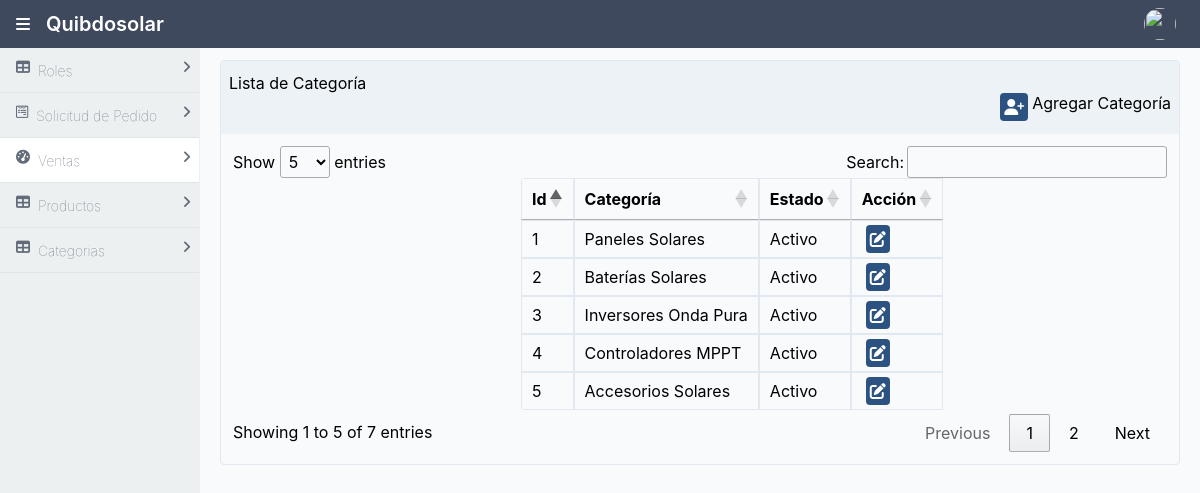
Screenshot of /admin/categoria.php with the database file from the repository.
### tables this page shows
CREATE TABLE `categoria` (
  `id_categoria` int(11) NOT NULL,
  `categoria` varchar(50) NOT NULL,
  `estado_categoria` tinyint(1) NOT NULL
);

### admin/categoria.php (the view, shortened to what this page needs)
<?php
$db = new Database();
$connection = $db->connect();
$query = $connection->prepare("SELECT * FROM categoria");
$query->execute();
$categorias = $query->fetchAll(PDO::FETCH_ASSOC);
?>
<!DOCTYPE html>
<html lang="en">
<head>
    <link rel="stylesheet" href="../css/styles.css">
    <link rel="stylesheet" href="../css/all.css">
    <link rel="stylesheet" href="./css/styleadmi.css">
    <link rel="stylesheet" type="text/css" href="https://cdn.datatables.net/1.10.25/css/jquery.dataTables.css">
</head>
<body>
    <div class="mx-auto bg-grey-lightest">
        <div class="min-h-screen flex flex-col">
            <header class="bg-nav">
                <?php include("../componentes/headerAdmin.php") ?>
            </header>
            <div class="flex flex-1">
                <aside id="sidebar" class="bg-side-nav w-1/2 md:w-1/6 lg:w-1/6 border-r border-side-nav hidden md:block lg:block">
                    <ul class="list-reset flex flex-col">
                        <?php include("../componentes/barralateralAdmin.php") ?>
                    </ul>
                </aside>
                <main class="bg-white-500 flex-1 p-3 overflow-hidden">
                    <div class="flex flex-1  flex-col md:flex-row lg:flex-row mx-2">
                        <div class="mb-2 border-solid border-gray-300 rounded border shadow-sm w-full">
                            <div class="bg-gray-200 px-2 py-3 border-solid border-gray-200 border-b">
                                Lista de Categoría
                                <label class="flex justify-end" for="">
                                    <button data-modal='centeredFormModal' class="modal-trigger bg-blue-800 cursor-pointer rounded p-1 mx-1 text-white" href="">
                                        <i class="fa fa-user-plus"></i>
                                    </button>
                                    Agregar Categoría
                                </label>
                            </div>
                            <div class="p-3">
                                <table class="table-responsive w-full rounded" id="dataTable" style="margin-left: 18rem;">
                                    <thead>
                                        <tr>
                                            <th class="border w-1/1 px-4 py-2">Id</th>
                                            <th class="border w-1/1 px-4 py-2">Categoría</th>
                                            <th class="border w-1/1 px-4 py-2">Estado</th>
                                            <th class="border w-1/1 px-4 py-2">Acción</th>
                                        </tr>
                                    </thead>
                                    <tbody>
                                        <?php
                                        foreach ($categorias as $key => $categoria) {
                                        ?>
                                                <tr>
                                                    <td class="border px-4 py-2"><?php echo $categoria["id_categoria"] . "<br>"; ?></td>
                                                    <td class="border px-4 py-2"><?php echo $categoria["categoria"] . "<br>"; ?></td>
                                                    <td class="border px-4 py-2"><?php if ($categoria["estado_categoria"] == 1) {
                                                                                        echo ("Activo");
                                                                                    } else {
                                                                                        echo ("Inactivo");
                                                                                    }
                                                                                    "<br>"; ?></td>
                                                    <td class="border px-4 py-2">
                                                        <a class="bg-blue-800 cursor-pointer rounded p-1 mx-1 text-white" href="./actualizarCategoria.php?id=<?php echo $categoria["id_categoria"]; ?>">
                                                            <i class="fas fa-edit"></i></a>
                                                    </td>
                                                </tr>
                                        <?php
                                            }
                                        ?>
                                    </tbody>
                                </table>
                            </div>
                        </div>
                    </div>
            </div>
        </div>
    </div>
</body>
</html>

### css/all.css (style rules this page uses)
.fa, .fas, .far, .fal, .fab { -moz-osx-font-smoothing: grayscale; -webkit-font-smoothing: antialiased; display: inline-block; font-style: normal; font-variant: normal; text-rendering: auto; line-height: 1; }
.fa-edit:before { content: "\f044"; }
.fa-user-plus:before { content: "\f234"; }
.fa, .fas { font-family: 'Font Awesome 5 Free'; font-weight: 900; }

### admin/css/styleadmi.css (style rules this page uses)
table.dataTable.no-footer { border-bottom: none !important; }

### rows the page displays
categoria: id_categoria "1", categoria "Paneles Solares", estado_categoria "Activo"
categoria: id_categoria "2", categoria "Baterías Solares", estado_categoria "Activo"
categoria: id_categoria "3", categoria "Inversores Onda Pura", estado_categoria "Activo"
categoria: id_categoria "4", categoria "Controladores MPPT", estado_categoria "Activo"
categoria: id_categoria "5", categoria "Accesorios Solares", estado_categoria "Activo"
